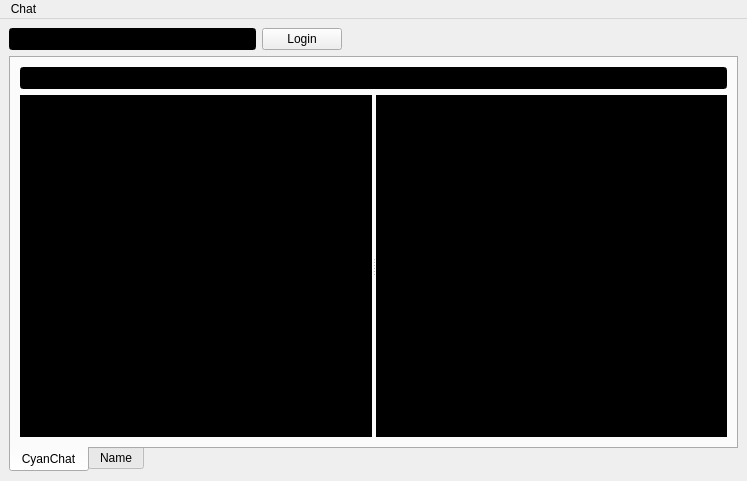
<?xml version="1.0" encoding="UTF-8"?>
<ui version="4.0">
 <class>CyanChat</class>
 <widget class="QMainWindow" name="CyanChat">
  <property name="geometry">
   <rect>
    <x>0</x>
    <y>0</y>
    <width>747</width>
    <height>481</height>
   </rect>
  </property>
  <property name="windowTitle">
   <string>CyanChat</string>
  </property>
  <property name="windowIcon">
   <iconset resource="resources.qrc">
    <normaloff>:/cyanchat32.png</normaloff>:/cyanchat32.png</iconset>
  </property>
  <property name="styleSheet">
   <string notr="true">QLineEdit, QTextBrowser, QListView, QListWidgetItem { background: black; color: white; }
QLineEdit:disabled { background: gray; color: black; }</string>
  </property>
  <widget class="QWidget" name="centralwidget">
   <layout class="QVBoxLayout" name="verticalLayout">
    <item>
     <layout class="QHBoxLayout" name="controlBar">
      <item>
       <widget class="QLineEdit" name="nameBox">
        <property name="maximumSize">
         <size>
          <width>247</width>
          <height>16777215</height>
         </size>
        </property>
        <property name="text">
         <string/>
        </property>
       </widget>
      </item>
      <item>
       <widget class="QPushButton" name="loginButton">
        <property name="text">
         <string>Login</string>
        </property>
       </widget>
      </item>
      <item>
       <spacer name="horizontalSpacer">
        <property name="orientation">
         <enum>Qt::Horizontal</enum>
        </property>
        <property name="sizeHint" stdset="0">
         <size>
          <width>40</width>
          <height>20</height>
         </size>
        </property>
       </spacer>
      </item>
     </layout>
    </item>
    <item>
     <widget class="QTabWidget" name="tabWidget">
      <property name="enabled">
       <bool>true</bool>
      </property>
      <property name="tabPosition">
       <enum>QTabWidget::South</enum>
      </property>
      <property name="currentIndex">
       <number>0</number>
      </property>
      <widget class="QWidget" name="mainChat">
       <attribute name="title">
        <string>CyanChat</string>
       </attribute>
       <layout class="QVBoxLayout" name="verticalLayout_5">
        <item>
         <widget class="QLineEdit" name="chatBox"/>
        </item>
        <item>
         <widget class="QSplitter" name="splitter">
          <property name="orientation">
           <enum>Qt::Horizontal</enum>
          </property>
          <widget class="QTextBrowser" name="mainText">
           <property name="acceptDrops">
            <bool>false</bool>
           </property>
           <property name="styleSheet">
            <string notr="true"/>
           </property>
           <property name="openExternalLinks">
            <bool>true</bool>
           </property>
           <property name="openLinks">
            <bool>true</bool>
           </property>
          </widget>
          <widget class="QListWidget" name="userList">
           <property name="maximumSize">
            <size>
             <width>16777215</width>
             <height>16777215</height>
            </size>
           </property>
           <property name="baseSize">
            <size>
             <width>150</width>
             <height>0</height>
            </size>
           </property>
          </widget>
         </widget>
        </item>
       </layout>
      </widget>
      <widget class="QWidget" name="pmChat">
       <attribute name="title">
        <string>Name</string>
       </attribute>
       <layout class="QVBoxLayout" name="verticalLayout_2">
        <item>
         <widget class="QLineEdit" name="pmBox"/>
        </item>
        <item>
         <widget class="QTextBrowser" name="pmText">
          <property name="openExternalLinks">
           <bool>true</bool>
          </property>
         </widget>
        </item>
       </layout>
      </widget>
     </widget>
    </item>
   </layout>
  </widget>
  <widget class="QMenuBar" name="menubar">
   <property name="geometry">
    <rect>
     <x>0</x>
     <y>0</y>
     <width>747</width>
     <height>20</height>
    </rect>
   </property>
   <widget class="QMenu" name="menuChat">
    <property name="title">
     <string>Chat</string>
    </property>
    <addaction name="actionConnect"/>
    <addaction name="actionDisconnect"/>
    <addaction name="separator"/>
    <addaction name="actionOptionsDialog"/>
    <addaction name="separator"/>
    <addaction name="actionQuit"/>
   </widget>
   <addaction name="menuChat"/>
  </widget>
  <action name="actionConnect">
   <property name="text">
    <string>Connect</string>
   </property>
  </action>
  <action name="actionDisconnect">
   <property name="text">
    <string>Disconnect</string>
   </property>
  </action>
  <action name="actionOptionsDialog">
   <property name="text">
    <string>Options</string>
   </property>
  </action>
  <action name="actionQuit">
   <property name="text">
    <string>Quit</string>
   </property>
  </action>
 </widget>
 <resources>
  <include location="resources.qrc"/>
 </resources>
 <connections/>
</ui>
